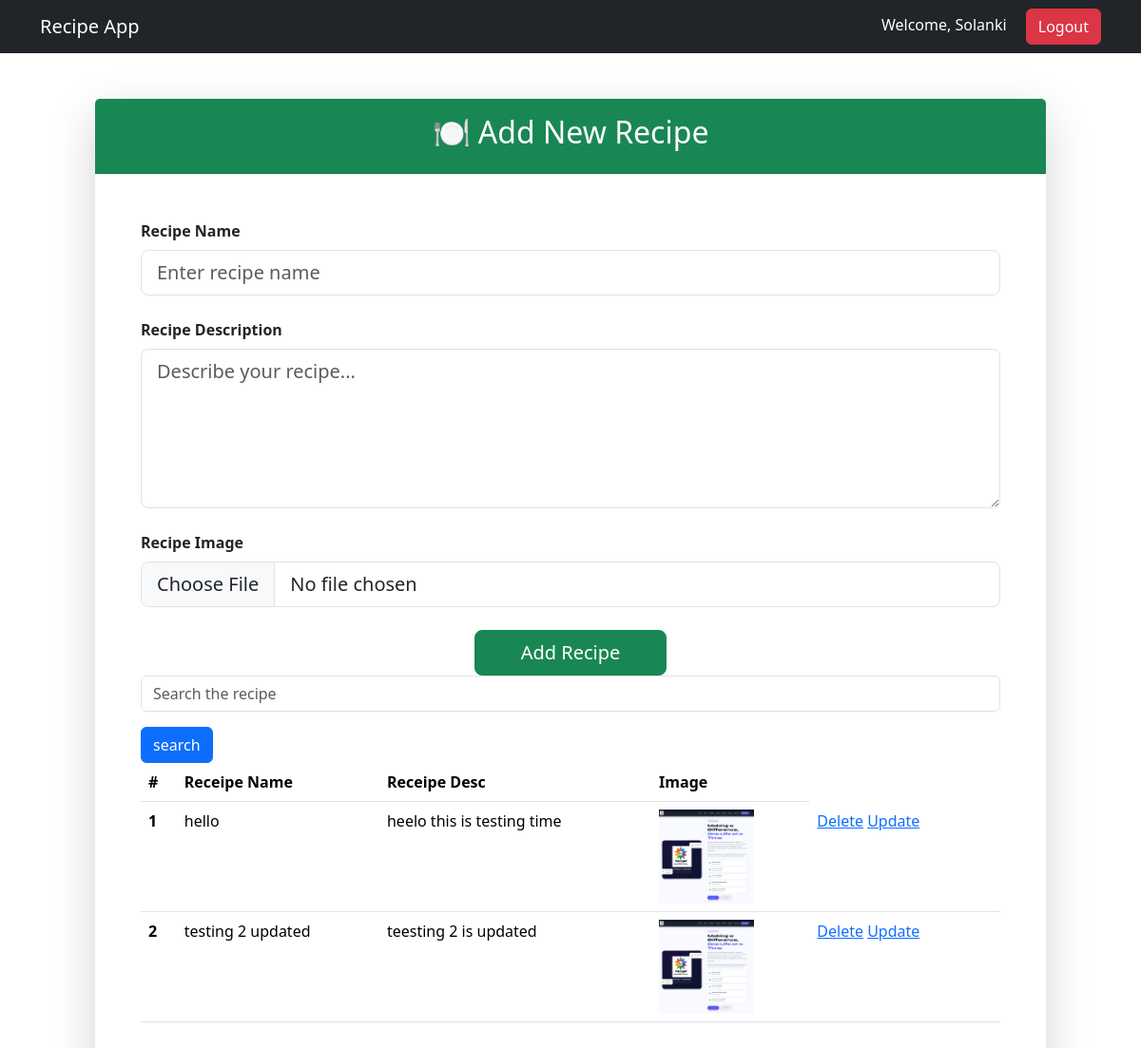
The page /rec/ (signed in) on the database its author committed.
### vege/models.py (models this page shows)
class Receipe(models.Model):
    user=models.ForeignKey(User , on_delete=models.SET_NULL, null=True , blank=True )
    receipe_name=models.CharField(max_length=100)
    receipe_description=models.TextField()
    receipe_image=models.ImageField(upload_to="uploads")

### vege/views.py (the view, shortened to what this page needs)
# urls.py: path('rec/',rec_show,name="recepy"),
@login_required(login_url="/login/")
def rec_show(request):
    queryset=Receipe.objects.all()
    search=request.GET.get('search')
    if search:
        queryset=queryset.filter(receipe_name=search)
    context={'receipes':queryset }
    return render(request,'rec.html',context)

### vege/templates/rec.html (shortened to what this page needs)
{% extends "base.html" %}
{% block start %}
<div class="container mt-5">
    <div class="card shadow-lg mx-auto border-0" style="max-width: 1000px;">
        <div class="card-header bg-success text-white text-center py-3">
            <h2>🍽️ Add New Recipe</h2>
        </div>
        <div class="card-body p-5">
            <form method="POST" enctype="multipart/form-data">
                <div class="mb-4">
                    <label class="form-label fw-bold">
                        Recipe Name
                    </label>
                    <input
                        type="text"
                        class="form-control form-control-lg"
                        name="recipe_name"
                        placeholder="Enter recipe name"
                    >
                </div>
                <div class="mb-4">
                    <label class="form-label fw-bold">
                        Recipe Description
                    </label>
                    <textarea
                        class="form-control form-control-lg"
                        name="recipe_description"
                        rows="5"
                        placeholder="Describe your recipe..."
                    ></textarea>
                </div>
                <div class="mb-4">
                    <label class="form-label fw-bold">
                        Recipe Image
                    </label>
                    <input
                        type="file"
                        class="form-control form-control-lg"
                        name="recipe_image"
                    >
                </div>
                <div class="text-center">
                    <button
                        type="submit"
                        class="btn btn-success btn-lg px-5"
                    >
                        Add Recipe
                    </button>
                </div>
            </form>
            <form method="GET">
                <input type="text" name="search" placeholder="Search the recipe" class="form-control mb-3">
                <button type="submit" class="btn btn-primary">
                    search
                </button>
            </form>
            <table class="table">
                <thead>
                    <tr>
                    <th scope="col">#</th>
                    <th scope="col">Receipe Name</th>
                    <th scope="col">Receipe Desc</th>
                    <th scope="col">Image</th>
                    </tr>
                </thead>
                <tbody>
                    {% for rec in receipes %}
                    <tr>
                    <th scope="row">{{forloop.counter}}</th>
                    <td>{{rec.receipe_name}}</td>
                    <td>{{rec.receipe_description}}</td>
                    <td>
                        <img src="{{rec.receipe_image.url}}" width="100">
                    </td>
                    <td>
                        <a href="/delete-rec/{{rec.id}}/" >Delete</a>
                        <a href="/update-rec/{{rec.id}}/" >Update</a>
                    <td>
                    </tr>
                    {% endfor %}
                </tbody>
                </table>
        </div>
    </div>
</div>
{% endblock %}

### home/templates/base.html (shortened to what this page needs)
<!DOCTYPE html>
<html>
<head>
    <link
        href="https://cdn.jsdelivr.net/npm/bootstrap@5.3.7/dist/css/bootstrap.min.css"
        rel="stylesheet"
    >
</head>
<body>
    <nav class="navbar navbar-expand-lg navbar-dark bg-dark">
        <div class="container">
            <a class="navbar-brand" href="/rec/">
                Recipe App
            </a>
            <div class="ms-auto">
                {% if request.user.is_authenticated %}
                    <span class="text-white me-3">
                        Welcome, {{ request.user.first_name|default:request.user.username }}
                    </span>
                    <a href="/logout/" class="btn btn-danger">
                        Logout
                    </a>
                {% else %}
                    <a href="/login/" class="btn btn-success">
                        Login
                    </a>
                {% endif %}
            </div>
        </div>
    </nav>
    {% block start %}
    {% endblock %}
</body>
</html>

### rows shown on the page
Receipe: receipe_name "hello", receipe_description "heelo this is testing time", receipe_image (picture)
Receipe: receipe_name "testing 2 updated", receipe_description "teesting 2 is updated", receipe_image (picture)

### other values the page prints
{{ request.user.first_name|default:request.user.username }} "Solanki"
